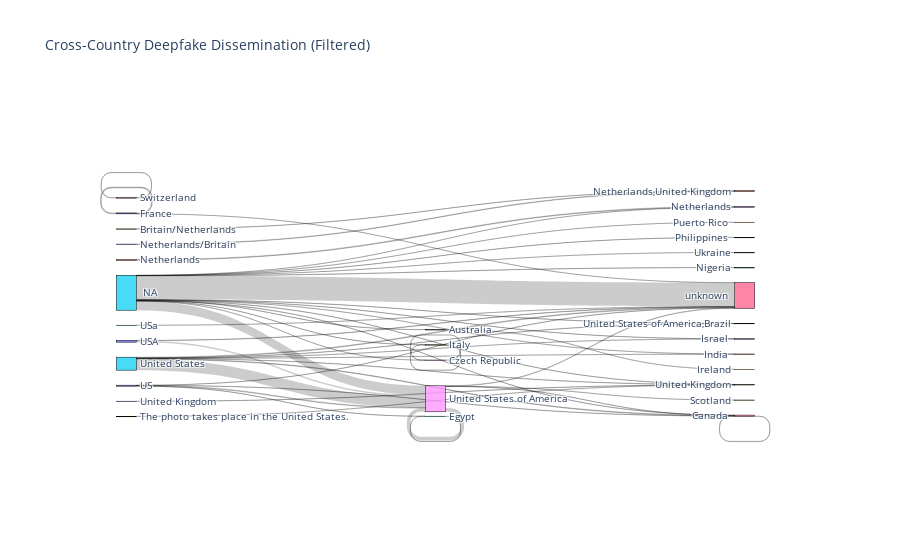

The notebook cell saved with this chart:
### Code cell
import plotly.graph_objects as go

# Define values to exclude (case-insensitive)
exclude_values = {"n/a", "na", "unknown", "NA", "other", ' NA', 'na','n/a ', "Na", "Other"}
# Convert to lowercase and filter rows that don't contain excluded values
df_filtered = df[
    df['original_source_country'].str.lower().apply(lambda x: x not in exclude_values) &
    df['sharer_country'].str.lower().apply(lambda x: x not in exclude_values)
].copy()

print(df.original_source_country.unique())
# Group flows
flows = df_filtered.groupby(['original_source_country', 'sharer_country']).size().reset_index(name='count')

# Prepare Sankey diagram data
sources = flows['original_source_country'].tolist()
targets = flows['sharer_country'].tolist()
values = flows['count'].tolist()

# Unique labels
labels = list(set(sources + targets))
label_to_index = {label: i for i, label in enumerate(labels)}

# Map labels to indices
source_indices = [label_to_index[src] for src in sources]
target_indices = [label_to_index[tgt] for tgt in targets]

# Create Sankey diagram
fig = go.Figure(data=[go.Sankey(
    node=dict(pad=15, thickness=20, line=dict(color="black", width=0.5),
              label=labels),
    link=dict(source=source_indices, target=target_indices, value=values)
)])

fig.update_layout(title_text="Cross-Country Deepfake Dissemination (Filtered)", font_size=10)
fig.show()

### Figure 1 — Plotly figure (JSON) as saved in the notebook; plotly's stock layout.template omitted (floating-point values rounded to 4 significant figures)
{"data": [{"link": {"source": [25, 25, 25, 25, 25, 25, 25, 25, 25, 25, 25, 25, 25, 25, 25, 14, 19, 16, 18, 12, 10, 10, 7, 1, 23, 6, 24, 30, 30, 30, 30, 0, 0, 22, 20, 5, 5, 5, 5, 5, 5, 5, 28, 28, 28, 28], "target": [14, 16, 18, 21, 3, 7, 13, 15, 8, 4, 9, 27, 28, 2, 26, 29, 11, 16, 18, 12, 10, 26, 7, 13, 11, 6, 27, 16, 12, 28, 26, 28, 26, 26, 27, 16, 21, 3, 27, 28, 2, 26, 16, 17, 28, 26], "value": [2, 3, 1, 2, 2, 2, 1, 2, 1, 1, 1, 3, 108, 2, 280, 1, 3, 3, 1, 1, 10, 1, 2, 8, 6, 3, 1, 1, 1, 8, 2, 18, 4, 1, 1, 7, 1, 1, 3, 129, 3, 9, 1, 1, 43, 5]}, "node": {"label": ["USA ", "Netherlands ", "United States of America,Brazil", "Israel ", "Puerto Rico ", "United States ", "Switzerland ", "Italy", "Philippines ", "Ukraine", "France", "Netherlands,United Kingdom", "Egypt", "Netherlands", "Australia", "Nigeria", "Canada ", "Scotland", "Czech Republic", "Britain/Netherlands", "United Kingdom ", "India ", "USa ", "Netherlands/Britain", "The photo takes place in the United States. ", " NA", "unknown ", "United Kingdom", "United States of America", "Ireland", "US "], "line": {"color": "black", "width": 0.5}, "pad": 15, "thickness": 20}, "type": "sankey"}], "layout": {"font": {"size": 10}, "title": {"text": "Cross-Country Deepfake Dissemination (Filtered)"}}}
